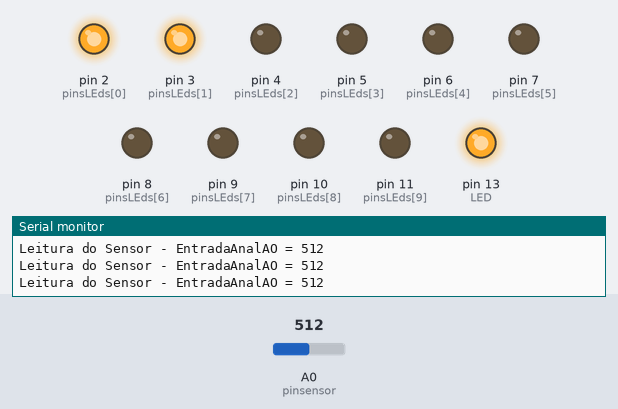
Recording of a sketch running on a simulated Arduino Uno, built with avr-gcc and run on an emulated ATmega328P. Shown: output pins drawn as LEDs (lit = HIGH), the last lines printed to the serial monitor. Inputs (shaded band) come from the test bench; at power-on: A0 (pinsensor) = 512.

Above: at 1.2 s.
1.3 s: A0 (pinsensor) set to 635
4.3 s: A0 (pinsensor) set to 661
At 5.5 s:
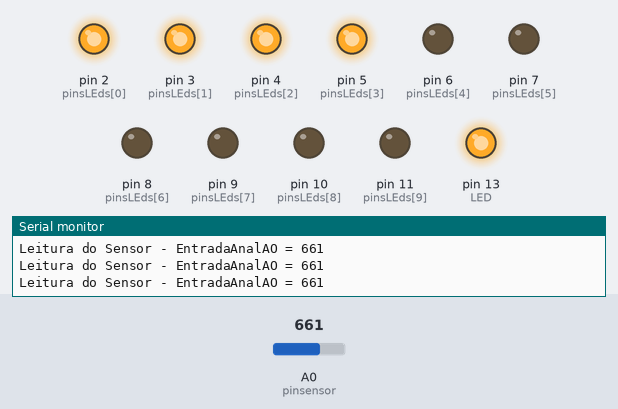
5.8 s: A0 (pinsensor) set to 736
7.3 s: A0 (pinsensor) set to 763
At 7.7 s:
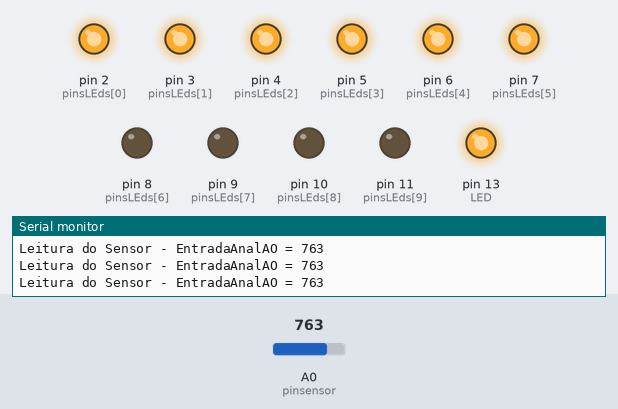
8.8 s: A0 (pinsensor) set to 836
11.8 s: A0 (pinsensor) set to 868
At 12.7 s:
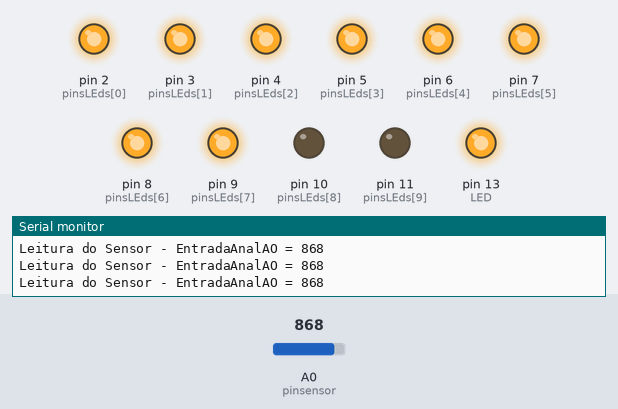
Timing chart, 0 to 14.3 s (numbered marks = the images above; inputs shaded):
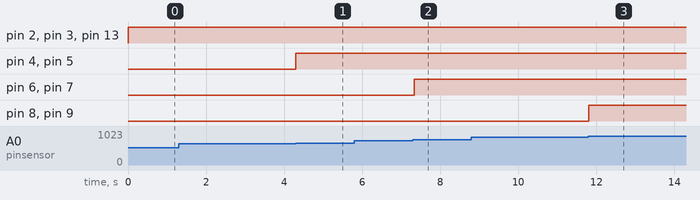

The sketch:

monitor_de_planta_com_barra_led.ino
```cpp
const int QtdLEDs = 10;
const int levels[] = {0,1,3,5,7,10} ;
const int pinsLEds[] = {2,3,4,5,6,7,8,9,10,11};
const int pinsensor = 0;

int tmp = 0;
int LED = 13;
int i;

void setup () {

  Serial.begin(9600);
  Serial.println("Sensor de Umidade");
  pinMode(pinsensor, INPUT);
  pinMode(LED, OUTPUT);

  for(int i = 0; i <= QtdLEDs ; i++ ){
    pinMode(pinsLEds[i], OUTPUT);
  }
}

void loop () {
  Serial.print("Leitura do Sensor - EntradaAnalAO = ");
  Serial.println( analogRead( pinsensor ) );

  if (analogRead( pinsensor ) >= 950){
  digitalWrite(LED, HIGH);
  for(i = 0; i <= levels[5] ; i++ ){
    digitalWrite(pinsLEds[i], HIGH);}
  }else{
  digitalWrite(LED, LOW);
  for(i = levels[5]; i >= 0 ; i-- ){
  digitalWrite(pinsLEds[i], LOW);}
  }

  if (analogRead( pinsensor ) >= 850){
  digitalWrite(LED, HIGH);
  for(i = 0; i <= levels[4] ; i++ ){
    digitalWrite(pinsLEds[i], HIGH);}
  }else{
  digitalWrite(LED, LOW);
  for(i = levels[4]; i >= 0 ; i-- ){
    digitalWrite(pinsLEds[i], LOW);}
  }

  if (analogRead( pinsensor ) >= 750){
  digitalWrite(LED, HIGH);
  for(i = 0; i <= levels[3] ; i++ ){
    digitalWrite(pinsLEds[i], HIGH);
  }
  }else{
  digitalWrite(LED, LOW);
  for(i = levels[3]; i >= 0 ; i-- ){
    digitalWrite(pinsLEds[i], LOW);}
  }

  if (analogRead( pinsensor ) >=650){
  digitalWrite(LED, HIGH);
  for(i = 0; i <= levels[2] ; i++ ){
    digitalWrite(pinsLEds[i], HIGH);
  }
  }else{
  digitalWrite(LED, LOW);
  for(i = levels[2]; i >= 0 ; i-- ){
    digitalWrite(pinsLEds[i], LOW);}
  }

  if (analogRead( pinsensor ) >= 450){
    digitalWrite(LED, HIGH);
    for(i = 0; i <= levels[1] ; i++){
      digitalWrite(pinsLEds[i], HIGH);
    }
  }else{
  digitalWrite(LED, LOW);
  for(i = levels[1]; i >= 0 ; i-- ){
    digitalWrite(pinsLEds[i], LOW);}
  }
}
```

Measured:
- the behaviour switches between 649 and 650 on A0 (pinsensor) (found by bisection; images 0 and 1)
- the behaviour switches between 749 and 750 on A0 (pinsensor) (found by bisection; images 1 and 2)
- the behaviour switches between 849 and 850 on A0 (pinsensor) (found by bisection; images 2 and 3)
- after the input at 4.3 s, pin 4 (pinsLEds[2]), pin 5 (pinsLEds[3]): LOW → HIGH at once
- after the input at 7.3 s, pin 6 (pinsLEds[4]), pin 7 (pinsLEds[5]): LOW → HIGH at once
- after the input at 11.8 s, pin 8 (pinsLEds[6]), pin 9 (pinsLEds[7]): LOW → HIGH at once
